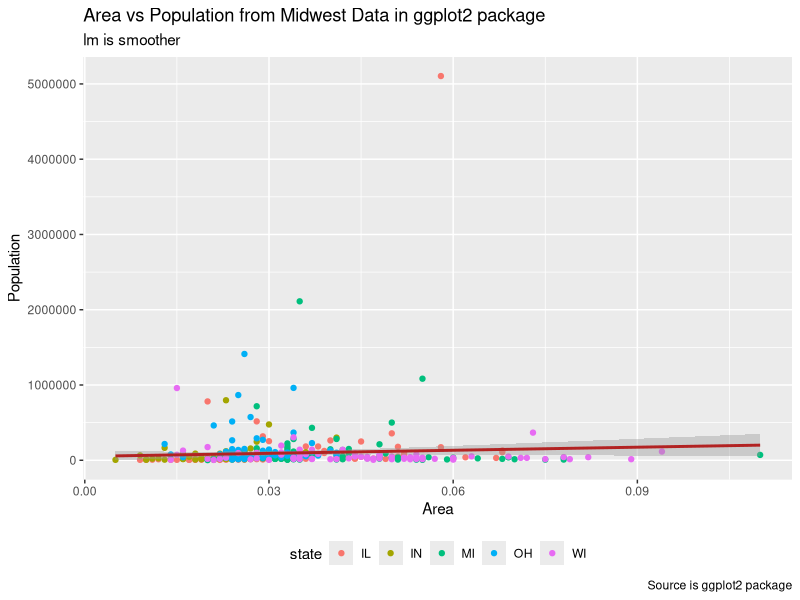

This figure's R source: (Note: this script raises an error after producing the figure.)
library(ggplot2)
options(scipen=999)

      d1<-midwest #(dataframe from ggplot2 package)
      
      g1<-ggplot(d1,aes(x=area,y=poptotal))+
            # geom_point(col="green")+
            geom_point(aes(color=state))+
            geom_smooth(method = "lm", se=T, col="firebrick")+
            labs(title = "Area vs Population from Midwest Data in ggplot2 package",
                 y="Population", x="Area",
                 subtitle="lm is smoother",
                 caption = "Source is ggplot2 package")+
            theme(legend.position = "bottom") #lots of options under "theme" - see help/F1
       
      plot(g1)
      
      # gg<-g1
      
#if you want to remove outliers from plot
      gg1<-g1+ xlim(c(0,.1)) + ylim(c(0,500000)) #this removes outlier points
      
      gg<-g1+ coord_cartesian(xlim = c(0,.1),ylim = c(0,500000)) #This keeps outliers but doesn't show them
      
      grid.arrange(gg1,gg,ncol=1,nrow=2)
      

#COLOR CHOICES

    gg+ scale_color_brewer(palette = "Set1") #see palette choices in help
    
    #lots of palettes in  library(RColorBrewer)  brewer.pal.info


#Change axis text
    
    gg1<- gg + scale_x_continuous(breaks = seq(0,.1,.01),
                    labels = sprintf("%1.2f%%",seq(0,.1,.01)))   +
        scale_y_continuous(breaks = seq(0,1000000,200000))
    
    gg1
    
    gg2<- gg1 + theme(plot.title = element_text(size = 15,face = "bold", color = "red",lineheight = 1.2),
                                                axis.title.x=element_text(size = 15),
                                                axis.title.y=element_text(size = 15),
                                                axis.text.x=element_text(size=10,angle = 30),
                                                axis.text.y = element_text(size=10))
    
    gg2
    
#Change themes - this shows what is themes are available
    ?theme_bw
    
#Change theme as follows
    gg2 + theme_light()
    
 
    
    
    
    
       
#Challenge
    
    g1<-ggplot(d1,aes(x=popamerindian,y=popasian))+
      # geom_point(col="green")+
      geom_point(aes(col=state))+
      geom_smooth(method = "lm", se=T, col="firebrick")+
      labs(title = "IndianPop vs AsianPop from Midwest Data in ggplot2 package",
           y="Population Asian", x="Population American Indian",
           subtitle="lm is smoother",
           caption = "Source is ggplot2 package")+
      theme(legend.position = "bottom") #lots of options under "theme" - see help/F1
    
    plot(g1)
    
    gg<-g1
    
    #if you want to remove outliers from plot
    gg<-g1+ xlim(c(0,150)) + ylim(c(0,500)) #this removes outlier points
    
    gga<-g1+ coord_cartesian(xlim = c(0,150),ylim = c(0,500)) #This keeps outliers but doesn't show them
    
    grid.arrange(gg,gga,nrow=2)
    
    
    #COLOR CHOICES
    
    gg<-gg+ scale_color_brewer(palette = "Set1") #see palette choices in help
    
    #lots of palettes in  library(RColorBrewer)  brewer.pal.info
    
    
    #Change axis text
    
    # gg1<- gg + scale_x_continuous(breaks = seq(0,.1,.01),
    #                               labels = sprintf("%1.2f%%",seq(0,.1,.01)))   +
    #   scale_y_continuous(breaks = seq(0,1000000,200000))
    
    # gg1
    
    gg2<- gg + theme(plot.title = element_text(size = 12,face = "bold", color = "red",lineheight = 1.2),
                      axis.title.x=element_text(size = 10),
                      axis.title.y=element_text(size = 10),
                      axis.text.x=element_text(size=10,angle = 30),
                      axis.text.y = element_text(size=10))
    
    gg2
    
    #Change themes - this shows what is themes are available
    ?theme_bw
    
    #Change theme as follows
    gg2 + theme_light()
    
    
    
#LEGENDS
    
    #Start from last lesson creat gg2 plot
    
            g1<-ggplot(d1,aes(x=area,y=poptotal))+
              # geom_point(col="green")+
              geom_point(aes(col=state,size=popdensity))+
              geom_smooth(method = "lm", se=T, col="firebrick")+
              labs(title = "Area vs Population from Midwest Data in ggplot2 package",
                   y="Population", x="Area",
                   subtitle="lm is smoother",
                   caption = "Source is ggplot2 package")+
                  theme(legend.position = "bottom") #lots of options under "theme" - see help/F1
            
            # plot(g1)
            
            gg<-g1
            
            #if you want to remove outliers from plot
            gg<-g1+ xlim(c(0,.1)) + ylim(c(0,1000000)) #this removes outlier points
            
            ggb<-g1+ coord_cartesian(xlim = c(0,.1),ylim = c(0,1000000)) #This keeps outliers but doesn't show them
            
            grid.arrange(gg,ggb,ncol=2)
            
            #COLOR CHOICES
            
            gg+ scale_color_brewer(palette = "Set1") #see palette choices in help
            
            #lots of palettes in  library(RColorBrewer)  brewer.pal.info
            
            
            #Change axis text
            
              gg1<- gg + 
                
              # xlim(c(0,.1)) +
              # 
              # ylim(c(0,1000000)) +
              
              scale_x_continuous(breaks = seq(0,.1,.01),
                  labels = sprintf("%1.2f%%",seq(0,.1,.01)))   +
              
              scale_y_continuous(breaks = seq(0,1000000,200000)) +
                
                coord_cartesian(xlim = c(0,.1),ylim = c(0,1000000))
              
            gg1
            
            gg2<- gg1 + theme(plot.title = element_text(size = 15,face = "bold", color = "red",lineheight = 1.2),
                              axis.title.x=element_text(size = 15),
                              axis.title.y=element_text(size = 15),
                              axis.text.x=element_text(size=10,angle = 30),
                              axis.text.y = element_text(size=10)) +
              
                              coord_cartesian(xlim = c(0,.1),ylim = c(0,1000000))#This keeps outliers but doesn't show them
            
    #Add legend definition
      gg3<- gg2 + scale_color_discrete(name="STATE") +
                  scale_size_continuous(name = "Density")
            
            

            
    #add text to selected points
      # gfselect<-d1[d1$poptotal>800000,]
      d1$largecounty<-ifelse(d1$poptotal>600000,d1$county,"")
      
      gg4 + geom_text(aes(label=largecounty),size=2.5,fontface="bold",data = d1)
      
        
      
  # Fun with legends    
     
      #examples for changing legend position 
        theme(legend.position = "bottom")                                    
        theme(legend.position = "left")
        theme(legend.justification = c(1,0),legend.position = c(1,0))
        
        
        
        
  # Reverse axis
        gg3 + coord_flip()
        
  #Reverse scales:
        gg3 + scale_x_reverse() + scale_y_reverse()
        
  #Add annotation:
        library(grid)
        #add text
        textA<-"This is sample text"
        grobA<-grid.text(textA,x=.7,y=.8,
                         gp=gpar(col="dark red",fontsize=18,fontface="bold"))
        gg4<-gg3 + annotation_custom(grobA) + theme_light()
        gg4
        
        
    #mpg df from ggplot2 package    
      g<-ggplot(mpg,aes(x=displ,y=hwy))+
        geom_point()+
        geom_smooth(method = "lm")+
        theme_bw()
          
    #now make plots for each unique value for the class variable for the above plot
      g+facet_wrap(~class) #all plots have same scale
      
      g+facet_wrap(~class,scales = "free") #allows program to customize optimal size for each plot
      
      g+facet_grid(~class)  #one set of x & y values shared by all plots
      
      g+facet_grid(manufacturer~class) #makes more plots - separates each class plot into 
                                    #a plot for each manufacturer
      
      g+facet_grid(cyl~class) #makes more plots - separates each class plot into 
      #a plot for each cyl size
      
      
      
  #now use jitter to offset points revealing other identical observations
  #that are offset randaomly the width is how far the points are offset
      g+geom_jitter(width = .5)
      
      g+geom_count(color="steelblue")  #similar to size
      
      gg<-ggplot(mpg,aes(manufacturer),fill=hwy) #works only on one non-continuous variable
      gg+ geom_bar(width=.5,fill="steelblue")        #- like a histogram
      
      gg+ geom_bar(width=.5,aes(fill=as.factor(hwy))) #fill with discrete variables
            #width is not binwidth but tells what percentage of the space is filled 
      
      
      gg+ geom_bar(width=.5,aes(fill=class)) +
        scale_fill_brewer(palette = "Spectral") +  #lots of palettes (try Set3)
        theme_bw()
      
      
  #  POSITION="FILL"  I.E.aes(fill=class),position="fill
  #  THIS IS IMPORTANT SINCE IT APPEARS TO NORMALIZE EACH VARIABLE
  #  THUS SHOWING PERCENTAGE OF FILL CHOICE
      gg+ geom_bar(width=.5,aes(fill=class),position="fill") +
      scale_fill_brewer(palette = "Spectral") +  #lots of palettes (try Set3)
      theme_bw()
      
  # For continious variables using Histogram allows you to determine binwidth
      # bar charts don't allow you to change the bin width 
      
      ggg<-ggplot(mpg,aes(cty))
      ggg + geom_bar(width = .8)
      #or
      ggg + geom_histogram(bins = 100)
      #or 
      ggg + geom_histogram(binwidth = 1,aes(fill=class),color="red") +
        scale_x_continuous(breaks = seq(0,50,1))+
        theme(axis.text.x=element_text(size=13,angle = 90,color = "dark green",face = "bold")) #BEST
      
        
  # Play with AGGREGATE function
      mpg_cty<-aggregate(mpg$cty, by=list(mpg$manufacturer),FUN=mean) #returns data.frame
      names(mpg_cty)<-c("Maker","MeanHwyMileage")
      mpg2<-tbl_df(mpg_cty)
      
      g<-ggplot(mpg2,aes(x=Maker,y=MeanHwyMileage,fill=MeanHwyMileage))
      g+geom_bar(stat = "identity")   #if geom_bar has a y variable then you must use stat
      
      #try it with boxplot
      g1<-ggplot(mpg,aes(x=manufacturer,y=cty,color=manufacturer))
      g1 + geom_boxplot(fill="light yellow") + theme_light()
      
      
      #now use fill as an aes
      g1<-ggplot(mpg,aes(x=manufacturer,y=cty))
      g1 + geom_boxplot(aes(fill=class),width=.4) + theme_light()
      
      
      #look at time series
      
      g2<-ggplot(economics,aes(x=date))
      
      g2+ geom_line(aes(y=psavert,color="red")) +
          geom_line(aes(y=uempmed,color="blue"))
      
      #note following changes legend names from red/blue
      #but allows computer to choice colors
      g2+ geom_line(aes(y=psavert,color="Percent with savings")) +
        geom_line(aes(y=uempmed,color="Percent time unemployed"))
      
      #change colors
      g2+ geom_line(aes(y=psavert,color="Percent with savings")) +
        geom_line(aes(y=uempmed,color="Percent time unemployed"))+
        scale_color_manual(name="TitleName",values=c("green","orange")) +
        theme_classic()
      
  #EXTENSIONS:
      #library(ggrepel) - stops text from overlapping in a plot
      
      #library(ggfortify) - gives auto plot capability such as automatically
                  # seeing a time series in a data.frame or autoplot(fit) from lm
      
      
      
      
      
      
      
      
      
      
      
      
      
      
      
      
      